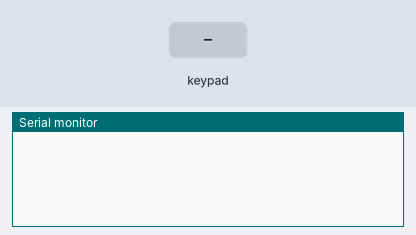
Bench run of a sketch on a simulated Arduino Uno, built with avr-gcc and run on an emulated ATmega328P. Parts: the last lines printed to the serial monitor. The test bench sets the inputs (shaded band).

Above: at 1.2 s.
1.3 s: key 'A' pressed
At 1.7 s:
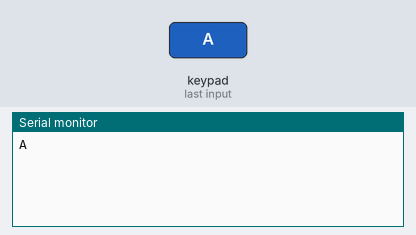
2.8 s: key 'B' pressed
At 4.0 s:
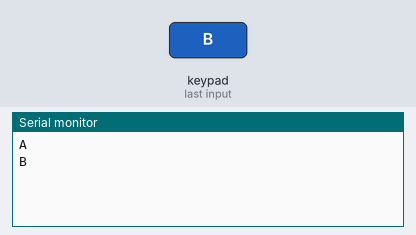
4.3 s: key 'C' pressed
At 5.4 s:
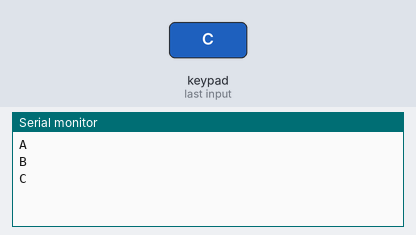
5.8 s: key 'D' pressed
At 6.2 s:
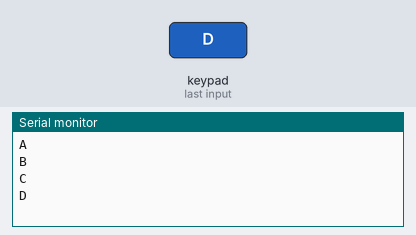
7.3 s: key 'E' pressed
At 8.5 s:
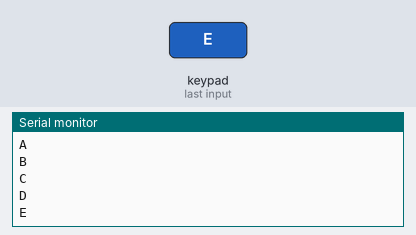
8.8 s: key 'F' pressed
At 9.9 s:
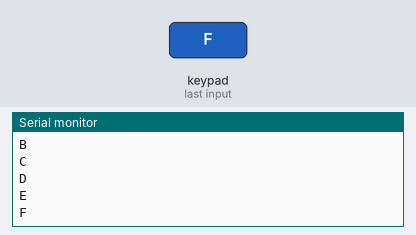

Measured:
- after the input at 1.3 s, the serial monitor: prints a new line at once (image 1)
- after the input at 2.8 s, the serial monitor: prints a new line at once (image 2)
- after the input at 4.3 s, the serial monitor: prints a new line at once (image 3)
- after the input at 5.8 s, the serial monitor: prints a new line at once (image 4)
- after the input at 7.3 s, the serial monitor: prints a new line at once (image 5)
- after the input at 8.8 s, the serial monitor: prints a new line at once (image 6)

The sketch:

TextingKeypad.ino
```cpp
#include <Keypad.h>

/* @file CustomKeypad.pde
|| @version 1.0
|| @author Alexander Brevig
|| @contact alexanderbrevig@gmail.com
||
|| @description
|| | Demonstrates changing the keypad size and key values.
|| #
*/

const byte ROWS = 8; //eight rows
const byte COLS = 5; //five columns
//define the symbols on the buttons of the keypads
char hexaKeys[ROWS][COLS] = {
    {'A','B','C','D','E'},
    {'F','G','H','I','J'},
    {'K','L','M','N','O'},
    {'P','Q','R','S', 'T'},
    {'U','V','1','2','3'},
    {'W','X','4','5','6'},
    {'Y','Z','7','8','9'},
    {'s','b','p','0','e'} //shift,backspace,space,0,enter
  };
byte rowPins[ROWS] = {13, 14, 15, 16, 17, 18, 19, 10}; //connect to the row pinouts of the keypad
byte colPins[COLS] = {2, 4, 7, 8, 12}; //connect to the column pinouts of the keypad

//initialize an instance of class NewKeypad
Keypad customKeypad = Keypad( makeKeymap(hexaKeys), rowPins, colPins, ROWS, COLS);

void setup(){
  Serial.begin(9600);
}

void loop(){
  char customKey = customKeypad.getKey();

  if (customKey){
    Serial.println(customKey);
  }
}
```
